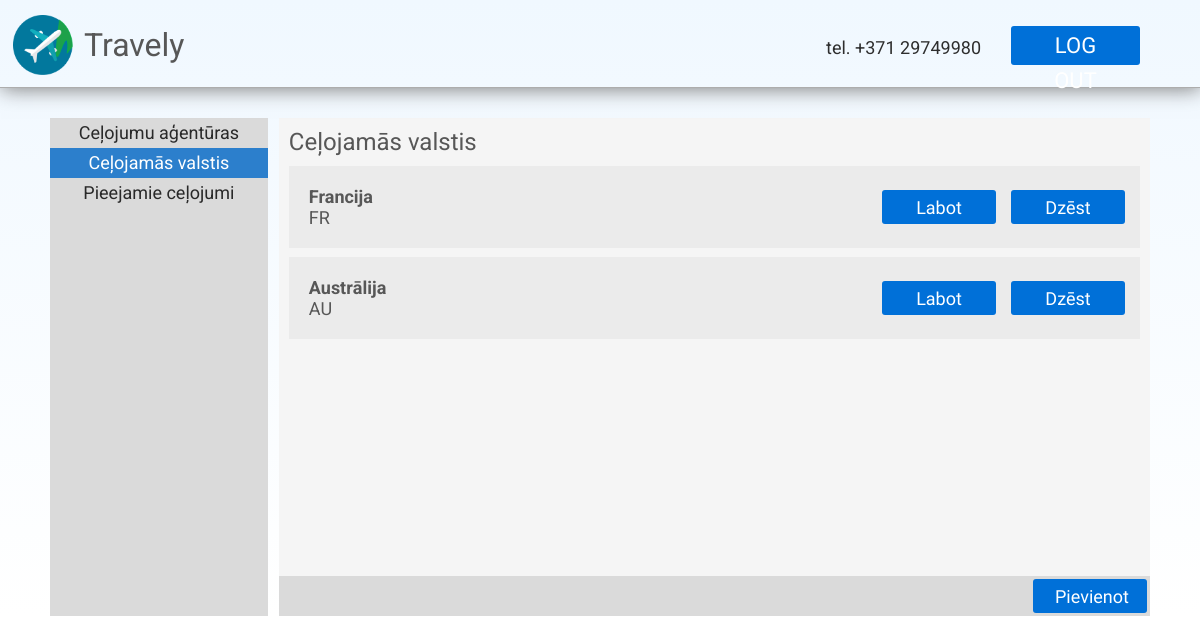
/admin/countries (signed in), run on the app's committed database.
### models.py (models this page shows, shortened)
class Country(db.Model):
    id = db.Column(db.Integer, primary_key=True)
    country = db.Column(db.String(48), nullable=False)
    abbreviation = db.Column(db.String(2), nullable=False)

### main.py (the view)
@app.route('/admin/countries')
def admin_countries():
    return render_template("templates/countries.html", countries = Country.query.all(), agencies = Agency.query.all()) if is_user_logged() and is_user_admin() else redirect(url_for("login"))

### main.py (called while the page is built)
def is_user_logged():
    return True if session['user'] != None else False

def is_user_admin():
    return True if User.query.filter_by(id=session['user']).first().role_id != 0 else False

### templates/templates/countries.html
{% extends "admin.html" %}
{% block title %}
<div id="admin-page-content">
    <div id="ap-selector">
        <div id="ap-selector-list">
            <ul class="nav-ul">
                <a href="/admin/agencies"><li class="selector">Ceļojumu aģentūras</li></a>
                <li class="selector" id="selected">Ceļojamās valstis</li></a>
                <a href="/admin/trips"><li class="selector">Pieejamie ceļojumi</li></a>
            </ul>
        </div>
        <div id="ap-selector-display">
            <h2 class="subtitle">Ceļojamās valstis</h2>
            <div id="ap-selector-display-list">
                {% if countries %}
                    {% for country in countries %}
                    <div class="ap-list-member">
                        <ul class="list-ul">
                            <li style="font-weight: bold;">{{ country.country }}</li>
                            <li>{{ country.abbreviation }}</li>
                        </ul>
                        <a href="/admin/edit/country/{{ country.id }}" class="button" id="button-correct">Labot</a>
                        <a href="/admin/remove/country/{{ country.id }}" class="button" id="button-delete">Dzēst</a>
                    </div>
                    {% endfor %}
                {% else %}
                <p id="ap-description">Nav countries, perhaps 404?</p>
                {% endif %}
            </div>
            <div id="ap-selector-footer">
                <a href="/admin/add/country" class="button" id="button-submit">Pievienot</a>
            </div>
        </div>
    </div>
</div>
{% endblock %}

### static/css/stylesheet.css (style rules this page uses)
* { margin:0; padding:0; }
body { font-family: 'Roboto', sans-serif; color:#575757; background-image: linear-gradient(aliceblue, white); background-repeat: no-repeat; }
h2 { font-weight: 400; }
a { text-decoration: none; }
a.button { display: inline-block; color: white !important; text-align: center; font-size: 22px !important; font-family: Thasadith; text-decoration: none; line-height: 42px; font-weight: normal !important; background-color: #0070D8; border-radius: 3px; padding-right: 22px; padding-left: 22px; padding-top: 2px; padding-bottom: 2px; }
.subtitle { margin: 10px; }
#admin-page-content { height:80%; }
#ap-selector { display: flex; flex-direction: row; margin-top:30px; margin-left:50px; margin-right:50px; width: auto; }
#ap-selector-list { display: flex; flex-direction: column; width: 20%; background-color: #dadada; }
#ap-selector-display { width: 80%; margin-left: 1%; background-color: whitesmoke; }
.nav-ul { padding: 0; margin: 0; list-style: none; }
.nav-ul li { text-align: center; font-weight: 400; font-size: 18px; height: 30px; line-height: 30px; background-color: #dadada; color:#292929; }
#selected { background-color: #2c7fcc; color:white; cursor: default; }
#ap-selector-display-list { margin:10px; background-color: whitesmoke; overflow: auto; min-height: 400px; max-height: 600px; }
.list-ul { margin: 0; padding: 20px; font-size: 18px; list-style: none; width:50%; }
.ap-list-member { display: flex; flex-direction: row; background-color: rgb(235, 235, 235); max-height: 150px; margin-bottom: 1%; }
#ap-selector-footer { height: 40px; background-color: #dadada; display:flex; }
#button-correct { line-height: 32px; font-size: 18px !important; margin-top: auto; margin-bottom: auto; margin-left: auto; margin-right: 15px; height:30px; width:70px; }
#button-delete { line-height: 32px; font-size: 18px !important; margin-top: auto; margin-bottom: auto; margin-right: auto; margin-right: 15px; height:30px; width:70px; }
#button-submit { margin-left: auto; font-size: 18px !important; height:30px; width:70px; line-height: 32px; margin-top: auto; margin-bottom: auto; margin-left: auto; margin-right: 3px; }

### data on the page
Country: country "Francija", abbreviation "FR"
Country: country "Austrālija", abbreviation "AU"
